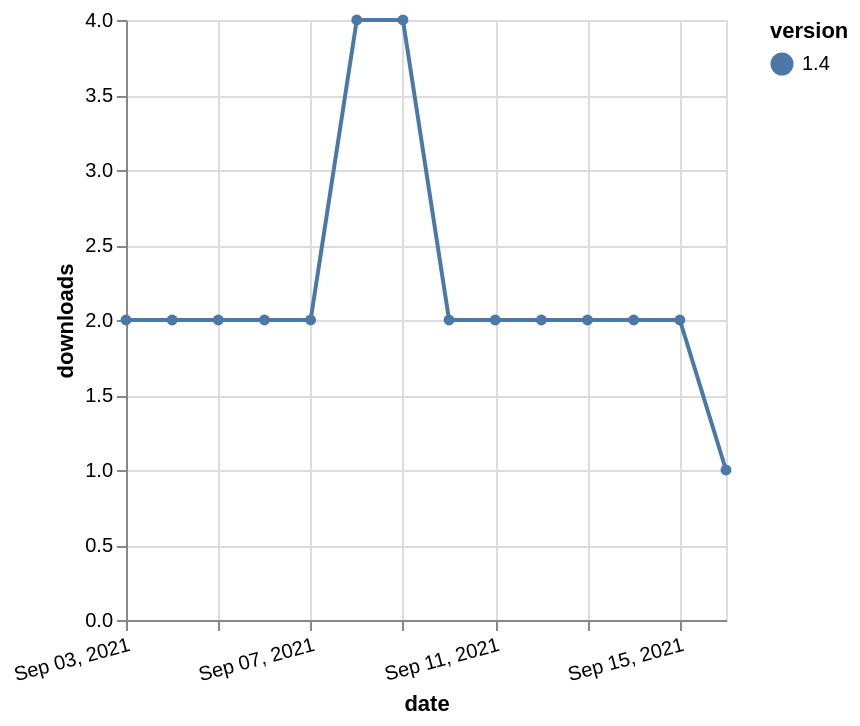

Specify this chart in Vega-Lite:
### Vega-Lite specification from a JSON file in a GitHub repository (floating-point values rounded to 4 significant figures)
{"$schema": "https://vega.github.io/schema/vega-lite/v5.json", "description": "A simple bar chart with embedded data.", "data": {"values": [{"date": "2021-09-03", "total": 3161, "delta": 2, "version": "1.4"}, {"date": "2021-09-04", "total": 3163, "delta": 2, "version": "1.4"}, {"date": "2021-09-05", "total": 3165, "delta": 2, "version": "1.4"}, {"date": "2021-09-06", "total": 3167, "delta": 2, "version": "1.4"}, {"date": "2021-09-07", "total": 3169, "delta": 2, "version": "1.4"}, {"date": "2021-09-08", "total": 3173, "delta": 4, "version": "1.4"}, {"date": "2021-09-09", "total": 3177, "delta": 4, "version": "1.4"}, {"date": "2021-09-10", "total": 3179, "delta": 2, "version": "1.4"}, {"date": "2021-09-11", "total": 3181, "delta": 2, "version": "1.4"}, {"date": "2021-09-12", "total": 3183, "delta": 2, "version": "1.4"}, {"date": "2021-09-13", "total": 3185, "delta": 2, "version": "1.4"}, {"date": "2021-09-14", "total": 3187, "delta": 2, "version": "1.4"}, {"date": "2021-09-15", "total": 3189, "delta": 2, "version": "1.4"}, {"date": "2021-09-16", "total": 3190, "delta": 1, "version": "1.4"}]}, "width": "container", "mark": {"type": "line", "point": {"filled": true}}, "encoding": {"x": {"field": "date", "type": "temporal", "timeUnit": "yearmonthdate", "title": "date", "axis": {"labelAngle": -15}}, "y": {"field": "delta", "type": "quantitative", "title": "downloads"}, "color": {"field": "version", "type": "nominal"}, "tooltip": {"field": "delta"}}}
